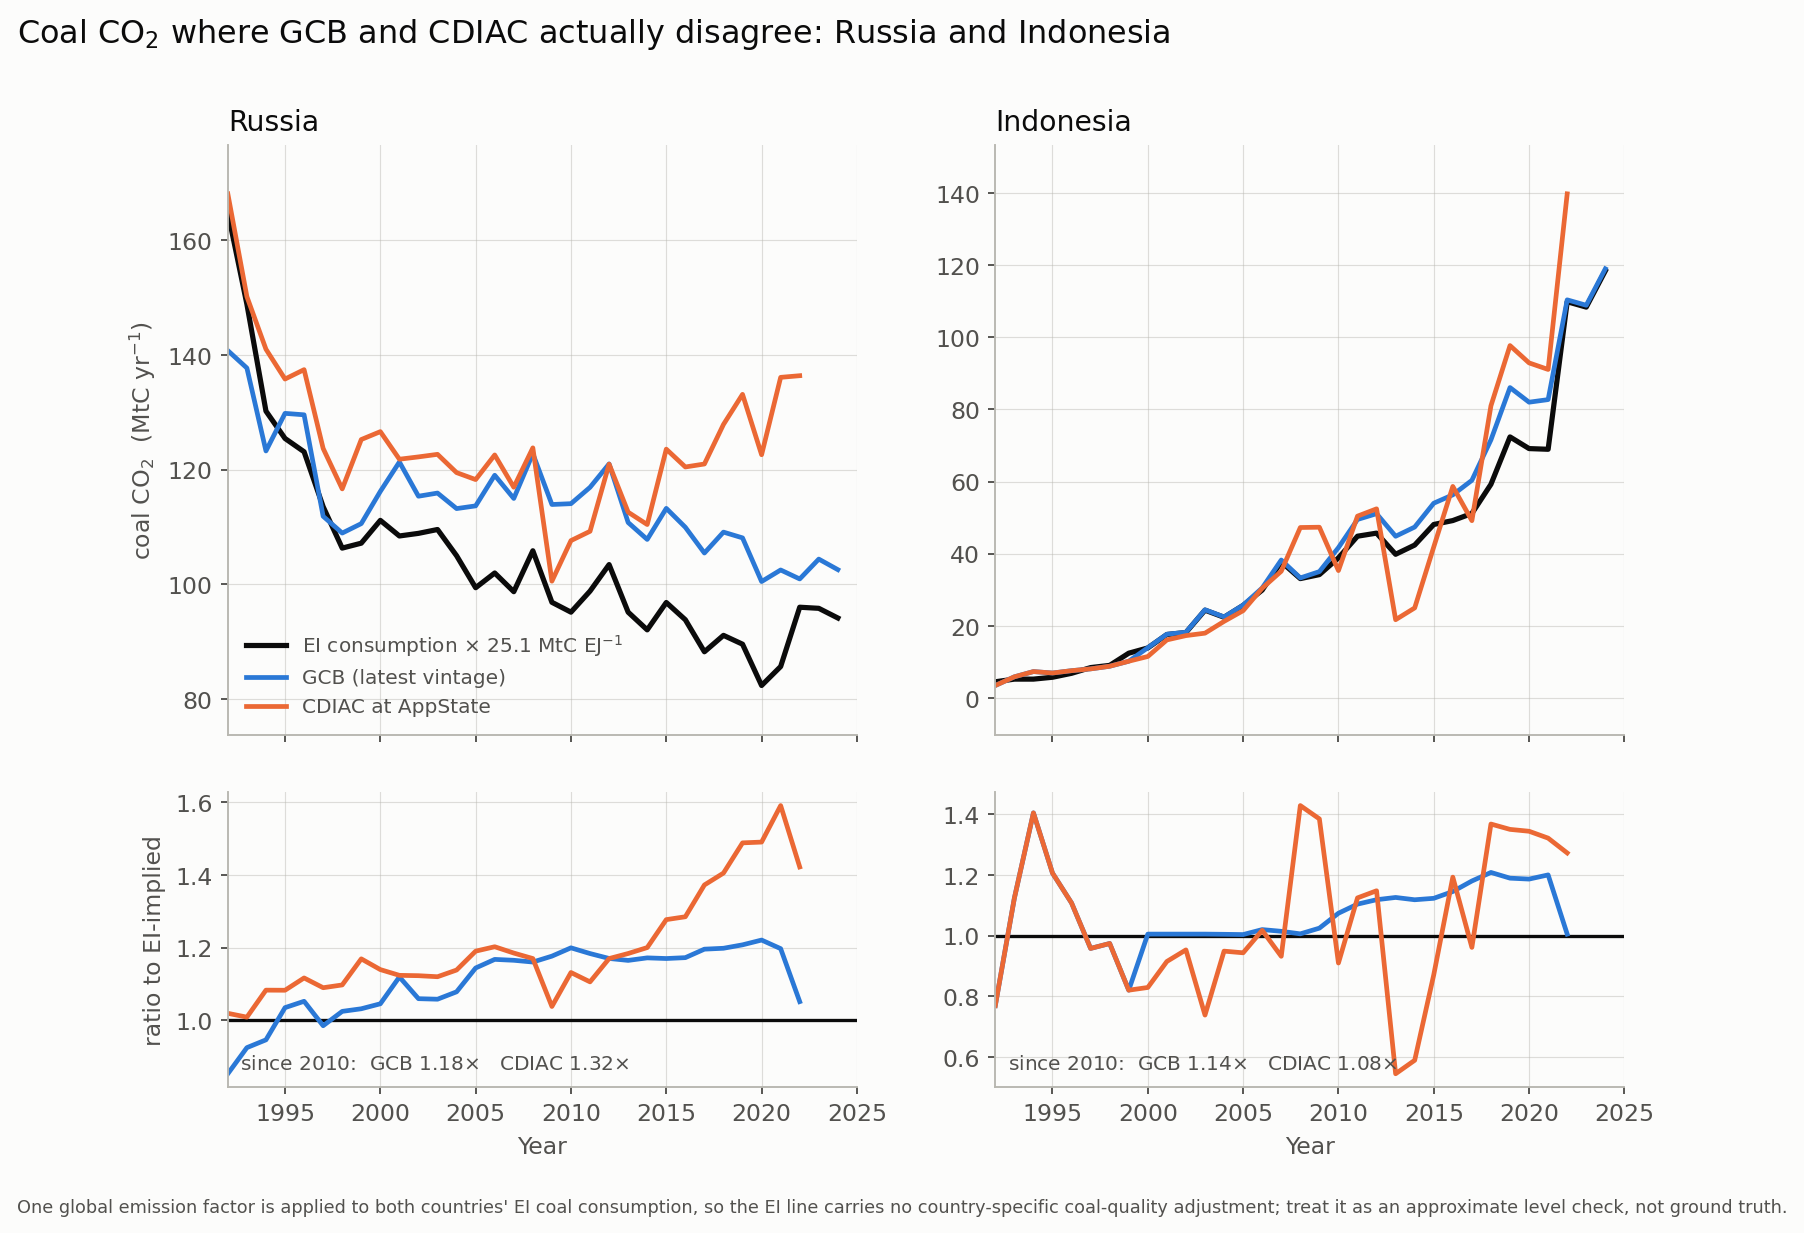

Generate this figure with Python:
"""Coal CO2 for Russia and Indonesia: GCB vs CDIAC at AppState vs EI energy statistics.

These are the two countries that carry most of the residual GCB-CDIAC global coal
gap (China's coal is the identical series in both).  EI coal consumption is
converted with ONE global factor (world coal emissions / world coal consumption,
2000-2022 mean) so the country levels stay comparable across sources.
"""
import csv
import openpyxl
import numpy as np
import matplotlib
matplotlib.use("Agg")
import matplotlib.pyplot as plt

OWID = "/tmp/owid.csv"
import os as _os
_HERE = _os.path.dirname(_os.path.abspath(__file__))
_ROOT = _os.path.dirname(_HERE)
CDIAC_XLSX = _os.path.join(_ROOT, "inputs", "31449082", "nation.1750_2022.xlsx")
EI_XLSX = _os.path.join(_ROOT, "inputs/EI-Stats-Review-ALL-data-2025.xlsx")
OUT = _os.path.join(_HERE, "russia_indonesia_coal.png")
Y0 = 1992

BLUE, ORANGE, INK, INK2, MUTED, SURF = "#2a78d6", "#eb6834", "#0b0b0b", "#52514e", "#b8b7b0", "#fcfcfb"
PAIRS = [("Russia", "Russia", "Russian Federation"),
         ("Indonesia", "Indonesia", "Indonesia")]

gcb = {}
with open(OWID) as f:
    for r in csv.DictReader(f):
        if r["year"] and r["coal_co2"]:
            gcb.setdefault(r["country"], {})[int(r["year"])] = float(r["coal_co2"]) / 3.664

wb = openpyxl.load_workbook(CDIAC_XLSX, read_only=True, data_only=True)
cd = {}
for r in wb["Sheet1"].iter_rows(min_row=2, max_col=8, values_only=True):
    if isinstance(r[2], (int, float)) and isinstance(r[4], (int, float)):
        cd.setdefault(r[0], {})[int(r[2])] = r[4] / 1000.0

wb = openpyxl.load_workbook(EI_XLSX, read_only=True, data_only=True)
rows = list(wb["Coal Consumption - EJ"].iter_rows(min_row=1, max_row=120, max_col=70, values_only=True))
hdr = next(r for r in rows if len([c for c in r if isinstance(c, (int, float)) and 1960 <= c <= 2024]) > 20)
yidx = {}
for i, c in enumerate(hdr):
    if isinstance(c, (int, float)) and 1960 <= c <= 2024 and c not in yidx:
        yidx[c] = i
def ei_series(name):
    row = next(r for r in rows if r[0] and str(r[0]).strip() == name)
    return {y: row[i] for y, i in yidx.items() if isinstance(row[i], (int, float))}

world_ej = ei_series("Total World")
EF = np.mean([gcb["World"][y] / world_ej[y] for y in range(2000, 2023)])   # MtC per EJ, global mean

fig, axes = plt.subplots(2, 2, figsize=(10.6, 7.2), sharex=True,
                         gridspec_kw={"height_ratios": [2.2, 1.1], "hspace": 0.13, "wspace": 0.22})
fig.patch.set_facecolor(SURF)
for a in axes.ravel():
    a.set_facecolor(SURF)
    a.grid(True, color=MUTED, lw=0.5, alpha=0.45)
    a.set_axisbelow(True)
    for s in ("top", "right"):
        a.spines[s].set_visible(False)
    for s in ("left", "bottom"):
        a.spines[s].set_color(MUTED)
    a.tick_params(colors=INK2, length=3)

for col, (label, owid_name, cdiac_name) in enumerate(PAIRS):
    ax, ax2 = axes[0, col], axes[1, col]
    g, c = gcb[owid_name], cd[cdiac_name]
    e = {y: v * EF for y, v in ei_series(label if label == "Indonesia" else "Russian Federation").items()}
    for d, colr, lw, ls, lab in ((e, INK, 2.2, "-", f"EI consumption $\\times$ {EF:.1f} MtC EJ$^{{-1}}$"),
                                 (g, BLUE, 2.0, "-", "GCB (latest vintage)"),
                                 (c, ORANGE, 2.0, "-", "CDIAC at AppState")):
        x = np.array([y for y in sorted(d) if y >= Y0])
        ax.plot(x, [d[y] for y in x], color=colr, lw=lw, ls=ls, label=lab)
    ax.margins(y=0.10)
    ax.set_title(label, color=INK, fontsize=12, loc="left", pad=6)
    if col == 0:
        ax.set_ylabel("coal CO$_2$  (MtC yr$^{-1}$)", color=INK2, fontsize=10)
        ax.legend(frameon=False, fontsize=8.5, loc="lower left", labelcolor=INK2)

    common = [y for y in sorted(set(g) & set(c) & set(e)) if y >= Y0]
    ax2.axhline(1.0, color=INK, lw=1.4)
    ax2.plot(common, [g[y] / e[y] for y in common], color=BLUE, lw=2.0)
    ax2.plot(common, [c[y] / e[y] for y in common], color=ORANGE, lw=2.0)
    ax2.set_xlabel("Year", color=INK2, fontsize=10)
    ax2.set_xlim(Y0, 2025)
    if col == 0:
        ax2.set_ylabel("ratio to EI-implied", color=INK2, fontsize=10)
    r = {n: np.mean([d[y] / e[y] for y in common if y >= 2010])
         for n, d in (("GCB", g), ("CDIAC", c))}
    ax2.annotate(f"since 2010:  GCB {r['GCB']:.2f}$\\times$   CDIAC {r['CDIAC']:.2f}$\\times$",
                 xy=(0.02, 0.06), xycoords="axes fraction", color=INK2, fontsize=8.5)

fig.suptitle("Coal CO$_2$ where GCB and CDIAC actually disagree: Russia and Indonesia",
             color=INK, fontsize=13.5, x=0.008, ha="left", y=0.985)
fig.text(0.008, 0.008,
         "One global emission factor is applied to both countries' EI coal consumption, so the EI line carries no "
         "country-specific coal-quality adjustment; treat it as an approximate level check, not ground truth.",
         color=INK2, fontsize=7.5)
fig.savefig(OUT, dpi=170, bbox_inches="tight", facecolor=SURF)
print("wrote", OUT, f"| global EF {EF:.2f} MtC/EJ")
for label, owid_name, cdiac_name in PAIRS:
    g, c = gcb[owid_name], cd[cdiac_name]
    e = {y: v * EF for y, v in ei_series(label if label == "Indonesia" else "Russian Federation").items()}
    for y in (2010, 2019, 2022):
        print(f"  {label:10s} {y}: GCB {g[y]:6.1f}  CDIAC {c[y]:6.1f}  EI-implied {e[y]:6.1f}   "
              f"CDIAC/EI {c[y]/e[y]:.2f}  GCB/EI {g[y]/e[y]:.2f}")
